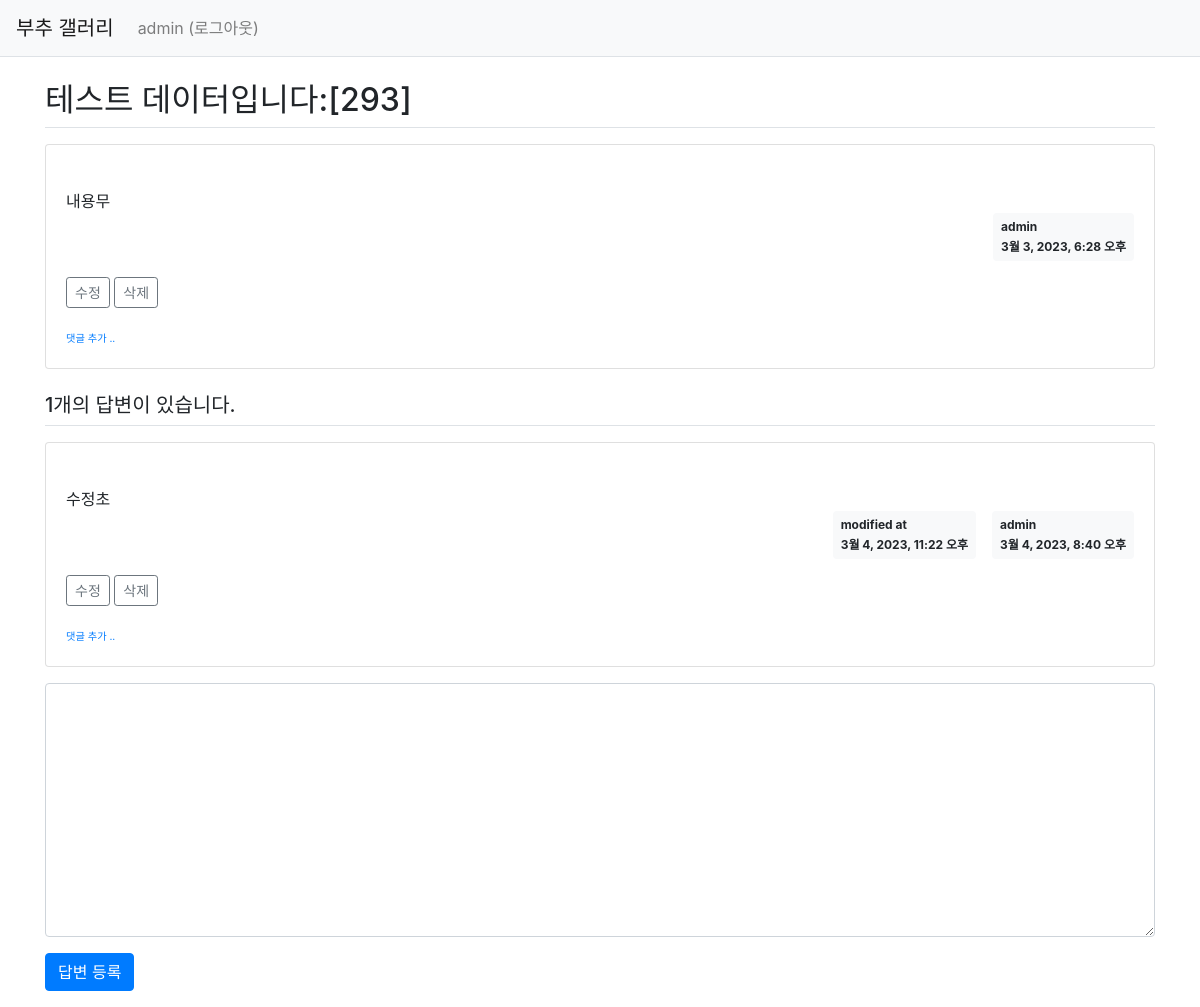
The page /pybo/298/ (signed in) on the database its author committed.
### pybo/models.py (models this page shows, shortened)
class Question(models.Model):
    author = models.ForeignKey(User, on_delete=models.CASCADE)
    subject = models.CharField(max_length=200)
    content = models.TextField()
    create_date = models.DateTimeField()
    modify_date = models.DateTimeField(null=True, blank=True)

class Answer(models.Model):
    author = models.ForeignKey(User, on_delete=models.CASCADE)
    question = models.ForeignKey(Question, on_delete=models.CASCADE)
    content = models.TextField()
    create_date = models.DateTimeField()
    modify_date = models.DateTimeField(null=True, blank=True)

### pybo/views/base_views.py (the view)
# urls.py: path('<int:question_id>/', base_views.detail, name='detail'),
def detail(request, question_id):
    question = get_object_or_404(Question, pk=question_id)
    context = {'question': question}
    return render(request, 'pybo/question_detail.html', context)

### templates/pybo/question_detail.html (shortened to what this page needs)
{% extends 'base.html' %}
{% block content %}
    <div class="container my-3">
        <h2 class="border-bottom py-2">{{ question.subject }}</h2>
        <div class="card my-3">
            <div class="card-body">
                <div class="card-text" style="white-space: pre-line;">
                    {{ question.content }}
                </div>
                <div class="d-flex justify-content-end">
                    <div class="badge badge-light p-2 text-left">
                        <div class="mb-2">{{ question.author.username }}</div>
                        <div>{{ question.create_date }}</div>
                    </div>
                </div>
                {% if request.user == question.author %}
                    <div class="my-3">
                        <a href="{% url 'pybo:question_modify' question.id %}"
                           class="btn btn-sm btn-outline-secondary">수정</a>
                        <a href="#" class="delete btn btn-sm btn-outline-secondary"
                           data-uri="{% url 'pybo:question_delete' question.id %}">삭제</a>
                    </div>
                {% endif %}
                <div>
                    <a href="{% url 'pybo:comment_create_question' question.id %}" class="small"><small>댓글 추가 ..</small></a>
                </div>
            </div>
        </div>
        <h5 class="border-bottom my-3 py-2">
            {{ question.answer_set.count }}개의 답변이 있습니다.
        </h5>
        {% for answer in question.answer_set.all %}
            <div class="card my-3">
                <div class="card-body">
                    <div class="card-text" style="white-space: pre-line;">
                        {{ answer.content }}
                    </div>
                    <div class="d-flex justify-content-end">
                        {% if answer.modify_date %}
                            <div class="badge badge-light p-2 text-left mx-3">
                                <div class="mb-2">modified at</div>
                                <div>{{ answer.modify_date }}</div>
                            </div>
                        {% endif %}
                        <div class="badge badge-light p-2 text-left">
                            <div class="mb-2">{{ answer.author.username }}</div>
                            <div>{{ answer.create_date }}</div>
                        </div>
                    </div>
                    {% if request.user == answer.author %}
                        <div class="my-3">
                            <a href="{% url 'pybo:answer_modify' answer.id %}"
                               class="btn btn-sm btn-outline-secondary">수정</a>
                            <a href="#" class="delete btn btn-sm btn-outline-secondary"
                               data-uri="{% url 'pybo:answer_delete' answer.id %}">삭제</a>
                        </div>
                    {% endif %}
                    <div>
                        <a href="{% url 'pybo:comment_create_answer' answer.id %}" class="small"><small>댓글 추가 ..</small></a>
                    </div>
                </div>
            </div>
        {% endfor %}
        <form action="{% url 'pybo:answer_create' question.id %}" method="post" class="my-3">
            <div class="form-group">
                <textarea name="content" id="content"
                          class="form-control" rows="10"></textarea>
            </div>
            <input type="submit" value="답변 등록" class="btn btn-primary">
        </form>
    </div>
{% endblock %}

### templates/navbar.html (shortened to what this page needs)
<nav class="navbar navbar-expand-lg navbar-light bg-light border-bottom">
    <a class="navbar-brand" href="{% url 'pybo:index' %}">부추 갤러리</a>
    <div class="collapse navbar-collapse flex-grow-0" id="navbarNav">
        <ul class="navbar-nav">
            <li class="nav-item">
                {% if user.is_authenticated %}
                    <a class="nav-link" href="{% url 'common:logout' %}">
                        {{ user.username }} (로그아웃)
                    </a>
                {% else %}
                    <a class="nav-link" href="{% url 'common:login' %}">로그인</a>
                {% endif %}
            </li>
        </ul>
    </div>
</nav>

### rows shown on the page
Question: subject "테스트 데이터입니다:[293]", content "내용무", author.username "admin", create_date "3월 3, 2023, 6:28 오후", answer_set.count "1"
Answer: content "수정초", modify_date "3월 4, 2023, 11:22 오후", author.username "admin", create_date "3월 4, 2023, 8:40 오후", shows "삭제"

### other values the page prints
{{ user.username }} "admin"
